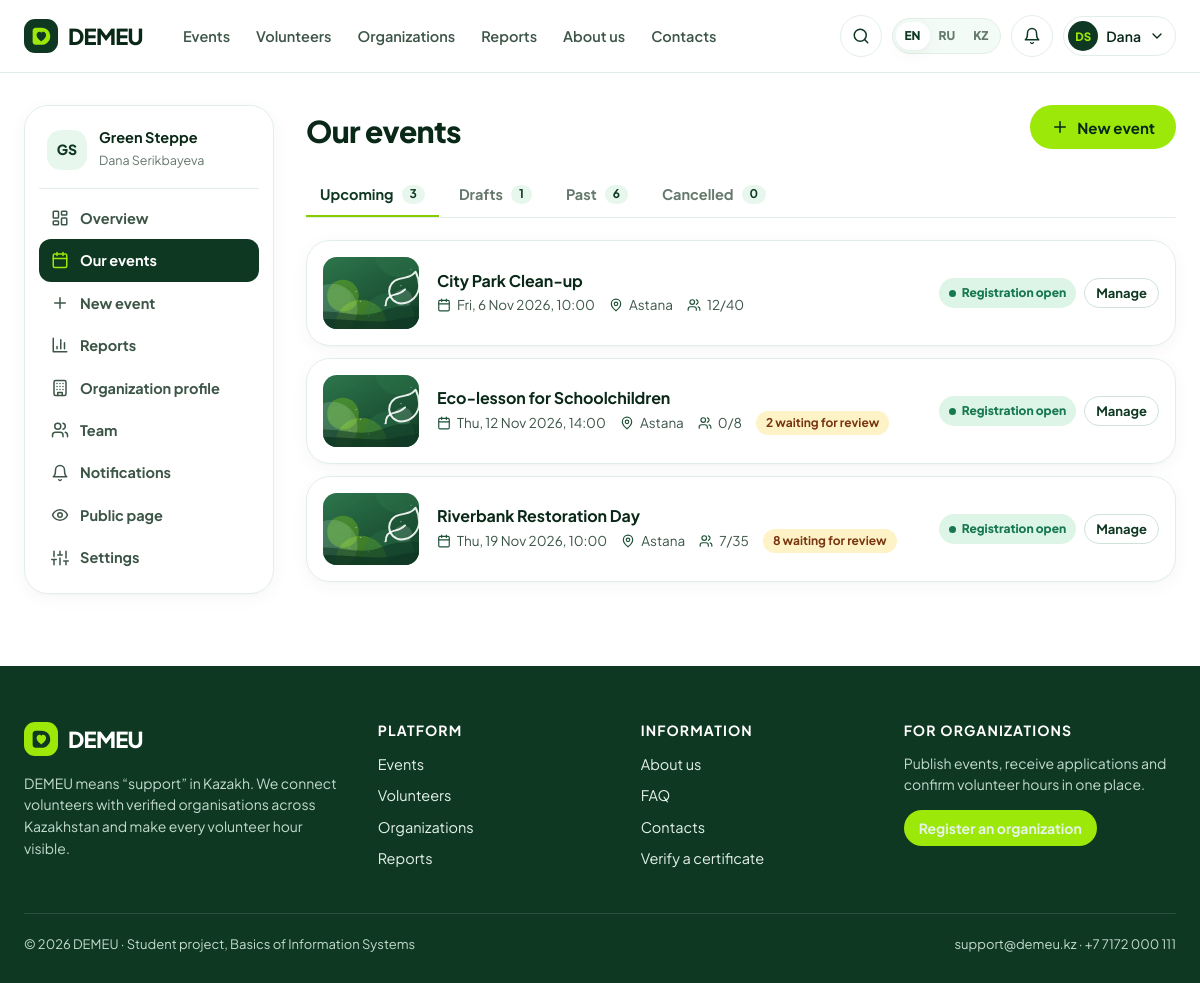
Page /org/events (signed in) on the committed database.
### tables this page shows
CREATE TABLE coordinators (
    coordinator_id INTEGER PRIMARY KEY,
    user_id        INTEGER NOT NULL UNIQUE REFERENCES users(user_id) ON DELETE RESTRICT,
    org_id         INTEGER NOT NULL REFERENCES organizations(org_id) ON DELETE RESTRICT,
    full_name      TEXT NOT NULL CHECK (length(trim(full_name)) >= 3),
    phone          TEXT NOT NULL,
    position       TEXT,
    is_owner       INTEGER NOT NULL DEFAULT 0 CHECK (is_owner IN (0,1)),  -- can manage team & org profile
    created_at     TEXT NOT NULL DEFAULT (datetime('now','localtime'))
);

CREATE TABLE organizations (
    org_id           INTEGER PRIMARY KEY,
    name             TEXT NOT NULL UNIQUE,
    bin              TEXT NOT NULL UNIQUE CHECK (length(bin) = 12 AND bin NOT GLOB '*[^0-9]*'),
    org_type         TEXT NOT NULL CHECK (org_type IN ('ngo','foundation','initiative','university','government','business')),
    description      TEXT NOT NULL,
    city_id          INTEGER NOT NULL REFERENCES cities(city_id) ON DELETE RESTRICT,
    address          TEXT NOT NULL,
    email            TEXT NOT NULL,
    phone            TEXT NOT NULL,
    website          TEXT,
    logo_path        TEXT,
    founded_year     INTEGER CHECK (founded_year BETWEEN 1950 AND 2100),
    status           TEXT NOT NULL DEFAULT 'pending'
                     CHECK (status IN ('pending','verified','rejected','suspended')),
    status_comment   TEXT,                     -- reason for rejection / suspension
    verified_at      TEXT,
    verified_by      INTEGER REFERENCES users(user_id) ON DELETE SET NULL,
    created_at       TEXT NOT NULL DEFAULT (datetime('now','localtime'))
);

CREATE TABLE events (
    event_id              INTEGER PRIMARY KEY,
    org_id                INTEGER NOT NULL REFERENCES organizations(org_id) ON DELETE RESTRICT,
    coordinator_id        INTEGER NOT NULL REFERENCES coordinators(coordinator_id) ON DELETE RESTRICT,
    direction_id          INTEGER NOT NULL REFERENCES directions(direction_id) ON DELETE RESTRICT,
    city_id               INTEGER NOT NULL REFERENCES cities(city_id) ON DELETE RESTRICT,
    title                 TEXT NOT NULL CHECK (length(trim(title)) >= 5),
    summary               TEXT NOT NULL,       -- one line for cards
    description           TEXT NOT NULL,
    address               TEXT NOT NULL,
    starts_at             TEXT NOT NULL,       -- YYYY-MM-DD HH:MM
    ends_at               TEXT NOT NULL,
    registration_deadline TEXT NOT NULL,
    max_volunteers        INTEGER NOT NULL CHECK (max_volunteers BETWEEN 1 AND 1000),
    min_age               INTEGER NOT NULL DEFAULT 14 CHECK (min_age BETWEEN 14 AND 99),
    requires_approval     INTEGER NOT NULL DEFAULT 1 CHECK (requires_approval IN (0,1)),
    requirements          TEXT,                -- what to bring / skills needed
    provided              TEXT,                -- what organisers provide (meals, gloves...)
    cover_path            TEXT,
    status                TEXT NOT NULL DEFAULT 'published'
                          CHECK (status IN ('draft','published','cancelled','completed')),
    cancel_reason         TEXT,
    created_at            TEXT NOT NULL DEFAULT (datetime('now','localtime')),
    updated_at            TEXT,
    CHECK (ends_at > starts_at),
    CHECK (registration_deadline <= starts_at)
);

CREATE TABLE directions (
    direction_id INTEGER PRIMARY KEY,
    slug         TEXT NOT NULL UNIQUE,
    name_en      TEXT NOT NULL,
    name_ru      TEXT NOT NULL,
    name_kk      TEXT NOT NULL,
    icon         TEXT NOT NULL DEFAULT 'heart',
    tone         TEXT NOT NULL DEFAULT 'mint'
                 CHECK (tone IN ('mint','sage','butter','sky','rose','lilac'))
);

CREATE TABLE cities (
    city_id     INTEGER PRIMARY KEY,
    name_en     TEXT NOT NULL UNIQUE,
    name_ru     TEXT NOT NULL,
    name_kk     TEXT NOT NULL,
    region_en   TEXT NOT NULL,
    lat         REAL,
    lng         REAL
);

### demeu/org.py (the view)
@bp.route("/events")
@coordinator_only
def events():
    oid = g.coordinator["org_id"]
    tab = request.args.get("tab", "upcoming")
    now = now_str()
    conds = {
        "upcoming": ("e.status='published' AND e.ends_at >= ?", [now], "e.starts_at"),
        "drafts": ("e.status='draft'", [], "e.created_at DESC"),
        "past": ("e.status IN ('published','completed') AND e.ends_at < ?", [now], "e.starts_at DESC"),
        "cancelled": ("e.status='cancelled'", [], "e.starts_at DESC"),
    }
    cond, args, order = conds.get(tab, conds["upcoming"])
    rows = query(S.EVENT_SELECT + f" WHERE e.org_id=? AND {cond} ORDER BY {order}", [oid] + args)
    counts = {k: scalar(f"SELECT COUNT(*) FROM events e WHERE e.org_id=? AND {c}", [oid] + a)
              for k, (c, a, _o) in conds.items()}
    return render_template("org/events.html", rows=rows, tab=tab, counts=counts)

### demeu/core.py (called while the page is built)
def get_lang():
    lang = session.get("lang")
    if lang in LANGS:
        return lang
    best = request.accept_languages.best_match(["en", "ru", "kk"]) if request else None
    return best or "en"

def _(key, **params):
    entry = TRANSLATIONS.get(key)
    if entry is None:
        text = key
    else:
        lang = g.get("lang", "en")
        text = entry.get(lang) or entry.get("en") or key
    if params:
        try:
            text = text.format(**params)
        except (KeyError, IndexError):
            pass
    return text

def loc(row, field):
    if row is None:
        return ""
    lang = g.get("lang", "en")
    keys = row.keys() if hasattr(row, "keys") else row
    for k in (f"{field}_{lang}", f"{field}_en", field):
        if k in keys and row[k]:
            return row[k]
    return ""

def parse_dt(value):
    if not value:
        return None
    if isinstance(value, datetime):
        return value
    for fmt in (DT_FMT, "%Y-%m-%d %H:%M:%S", "%Y-%m-%d"):
        try:
            return datetime.strptime(value, fmt)
        except ValueError:
            continue
    return None

def fmt_date(value, with_weekday=False, with_year=True):
    d = parse_dt(value)
    if not d:
        return ""
    lang = g.get("lang", "en")
    s = f"{d.day} {MONTHS[lang][d.month - 1]}"
    if with_year:
        s += f" {d.year}"
    if with_weekday:
        s = f"{WEEKDAYS[lang][d.weekday()]}, " + s
    return s

def fmt_time(value):
    d = parse_dt(value)
    return d.strftime("%H:%M") if d else ""

def now_str():
    return datetime.now().strftime(DT_FMT)

def initials(name):
    parts = [p for p in (name or "").split() if p]
    return "".join(p[0] for p in parts[:2]).upper() or "?"

def event_phase(ev):
    if ev["status"] in ("cancelled", "draft"):
        return ev["status"]
    now = datetime.now()
    if parse_dt(ev["ends_at"]) <= now or ev["status"] == "completed":
        return "finished"
    if parse_dt(ev["starts_at"]) <= now:
        return "ongoing"
    return "upcoming"

def csrf_token():
    tok = session.get("csrf")
    if not tok:
        tok = secrets.token_urlsafe(32)
        session["csrf"] = tok
    return tok

def csrf_field():
    return Markup(f'<input type="hidden" name="csrf_token" value="{csrf_token()}">')

def unread_count():
    if not g.get("user"):
        return 0
    return scalar("SELECT COUNT(*) FROM notifications WHERE user_id=? AND is_read=0",
                  (g.user["user_id"],))

### demeu/templates/org/events.html (shortened to what this page needs)
{% extends "org/_layout.html" %}
{% from "partials/macros.html" import status, cover_url, empty %}
{% block cab %}
<div class="cab-head"><div><h1>{{ _('org_events') }}</h1></div>
  <a class="btn btn-primary" href="{{ url_for('org.event_new') }}">{{ icon('plus') }} {{ _('new_event') }}</a></div>
<nav class="tabs">
  {% for key in ['upcoming', 'drafts', 'past', 'cancelled'] %}
  <a class="{{ 'on' if tab == key }}" href="{{ url_for('org.events', tab=key) }}">{{ _('org_tab_' ~ key) }} <span class="n">{{ counts[key] }}</span></a>
  {% endfor %}
</nav>
{% for ev in rows %}
<div class="card list-card">
  <a class="thumb" href="{{ url_for('org.event_manage', event_id=ev.event_id) }}"><img src="{{ cover_url(ev) }}" alt=""></a>
  <div><h4><a href="{{ url_for('org.event_manage', event_id=ev.event_id) }}">{{ ev.title }}</a></h4>
    <div class="meta"><span>{{ icon('calendar', 14) }}{{ fmt_date(ev.starts_at, True) }}, {{ fmt_time(ev.starts_at) }}</span><span>{{ icon('map-pin', 14) }}{{ loc(ev, 'city_name') }}</span>
      <span>{{ icon('users', 14) }}{{ ev.taken }}/{{ ev.max_volunteers }}</span>
      {% if ev.pending %}<span class="tag tone-butter">{{ _('n_pending_apps', n=ev.pending) }}</span>{% endif %}</div></div>
  <div class="actions">{{ status(event_phase(ev)) }}
    <a class="btn btn-ghost btn-xs" href="{{ url_for('org.event_manage', event_id=ev.event_id) }}">{{ _('manage') }}</a></div>
</div>
{% else %}
  {{ empty('calendar', _('no_events_in_tab'), '', url_for('org.event_new'), _('new_event')) }}
{% endfor %}
{% endblock %}

### demeu/templates/org/_layout.html (shortened to what this page needs)
{% extends "base.html" %}
{% from "partials/macros.html" import org_logo, status %}
{% block content %}
{% set ep = request.endpoint %}
<div class="wrap">
  <div class="cabinet">
    <nav class="card side-nav" aria-label="{{ _('org_cabinet') }}">
      <div class="who">{{ org_logo(g.org) }}<div><b>{{ g.org.name }}</b><span class="xs muted">{{ g.coordinator.full_name }}</span></div></div>
      <a class="{{ 'on' if ep == 'org.dashboard' }}" href="{{ url_for('org.dashboard') }}">{{ icon('dashboard') }} {{ _('overview') }}</a>
      <a class="{{ 'on' if ep in ('org.events', 'org.event_manage', 'org.event_edit') }}" href="{{ url_for('org.events') }}">{{ icon('calendar') }} {{ _('org_events') }}</a>
      <a class="{{ 'on' if ep == 'org.event_new' }}" href="{{ url_for('org.event_new') }}">{{ icon('plus') }} {{ _('new_event') }}</a>
      <a class="{{ 'on' if ep == 'org.reports' }}" href="{{ url_for('org.reports') }}">{{ icon('chart') }} {{ _('nav_reports') }}</a>
      {% if g.coordinator.is_owner %}
      <a class="{{ 'on' if ep == 'org.profile' }}" href="{{ url_for('org.profile') }}">{{ icon('building') }} {{ _('org_profile') }}</a>
      <a class="{{ 'on' if ep == 'org.team' }}" href="{{ url_for('org.team') }}">{{ icon('users') }} {{ _('team') }}</a>
      {% endif %}
      <a href="{{ url_for('auth.notifications') }}">{{ icon('bell') }} {{ _('notifications') }}{% if unread %}<span class="badge">{{ unread }}</span>{% endif %}</a>
      <a href="{{ url_for('public.organization_profile', org_id=g.org.org_id) }}">{{ icon('eye') }} {{ _('org_public_page') }}</a>
      <a href="{{ url_for('auth.settings') }}">{{ icon('sliders') }} {{ _('settings') }}</a>
    </nav>
    <div>
      {% block cab %}{% endblock %}
    </div>
  </div>
</div>
{% endblock %}

### demeu/templates/partials/macros.html (shortened to what this page needs)
{% macro cover_url(ev) -%}
{%- if ev.cover_path -%}{{ media_url(ev.cover_path) }}{%- else -%}{{ url_for('static', filename='img/covers/' ~ (ev.dir_slug or 'ecology') ~ '.svg') }}{%- endif -%}
{%- endmacro %}
{% macro org_logo(o, cls='') -%}
<span class="avatar org {{ cls }}">{% if o.logo_path or o.org_logo %}<img src="{{ media_url(o.logo_path or o.org_logo) }}" alt="">{% else %}{{ initials(o.name or o.org_name) }}{% endif %}</span>
{%- endmacro %}
{% macro status(value, label_prefix='st_') -%}
<span class="status st-{{ value }}">{{ _(label_prefix ~ value) }}</span>
{%- endmacro %}

### demeu/templates/base.html (shortened to what this page needs)
<!doctype html>
<html lang="{{ 'kk' if lang == 'kk' else lang }}">
<head>
  <link rel="stylesheet" href="{{ url_for('static', filename='css/app.css') }}">
</head>
<body class="{% block body_class %}{% endblock %}">
{% set ep = request.endpoint or '' %}
<header class="site-header">
  <div class="wrap header-inner">
    <a class="logo" href="{{ url_for('public.home') }}" aria-label="DEMEU">
      <span class="logo-mark">{{ logo_mark(22) }}</span>DEMEU
    </a>
    <nav class="nav" aria-label="{{ _('main_menu') }}">
      <a href="{{ url_for('public.events') }}" class="{{ 'active' if ep.startswith('public.event') }}">{{ _('nav_events') }}</a>
      <a href="{{ url_for('public.volunteers') }}" class="{{ 'active' if ep.startswith('public.volunteer') }}">{{ _('nav_volunteers') }}</a>
      <a href="{{ url_for('public.organizations') }}" class="{{ 'active' if ep.startswith('public.organization') }}">{{ _('nav_organizations') }}</a>
      <a href="{{ url_for('public.reports') }}" class="{{ 'active' if ep == 'public.reports' }}">{{ _('nav_reports') }}</a>
      <a href="{{ url_for('public.about') }}" class="{{ 'active' if ep == 'public.about' }}">{{ _('nav_about') }}</a>
      <a href="{{ url_for('public.contacts') }}" class="{{ 'active' if ep == 'public.contacts' }}">{{ _('nav_contacts') }}</a>
    </nav>
    <div class="header-tools">
      <a class="icon-btn hide-md" href="{{ url_for('public.search') }}" aria-label="{{ _('search') }}" title="{{ _('search') }}">{{ icon('search') }}</a>
      <div class="lang-switch" role="group" aria-label="{{ _('language') }}">
        {% for code in LANGS %}
          <a href="{{ url_for('public.set_lang', code=code, next=request.full_path) }}" class="{{ 'on' if code == lang }}" lang="{{ code }}">{{ LANG_LABELS[code] }}</a>
        {% endfor %}
      </div>
      {% if g.user %}
        <a class="icon-btn" href="{{ url_for('auth.notifications') }}" aria-label="{{ _('notifications') }}" title="{{ _('notifications') }}">
          {{ icon('bell') }}{% if unread %}<span class="count">{{ unread if unread < 100 else '99+' }}</span>{% endif %}
        </a>
        {% set person = g.volunteer or g.coordinator %}
        <div class="user-menu">
          <button class="user-btn" data-toggle="user-dd" aria-expanded="false" aria-haspopup="true">
            {% if g.volunteer and g.volunteer.avatar_path %}
              <span class="avatar sm"><img src="{{ url_for('media.public_file', folder=g.volunteer.avatar_path.split('/')[0], name=g.volunteer.avatar_path.split('/')[1]) }}" alt=""></span>
            {% else %}
              <span class="avatar sm">{{ initials(person.full_name if person else g.user.email) }}</span>
            {% endif %}
            <span class="hide-md">{{ (person.full_name.split()[0]) if person else _('role_admin') }}</span>{{ icon('chevron-down', 16) }}
          </button>
        </div>
      {% else %}
        <a class="btn btn-ghost btn-sm hide-md" href="{{ url_for('auth.login', next=request.full_path if ep not in ('auth.login','auth.register') else None) }}">{{ _('login') }}</a>
        <a class="btn btn-primary btn-sm" href="{{ url_for('auth.register') }}">{{ _('join') }}</a>
      {% endif %}
    </div>
  </div>
</header>
<main id="main">{% block content %}{% endblock %}</main>
{% block footer %}
<footer class="site-footer">
  <div class="wrap">
    <div class="footer-grid">
      <div>
        <a class="logo" href="{{ url_for('public.home') }}"><span class="logo-mark">{{ logo_mark(22) }}</span>DEMEU</a>
        <p class="mt-2 small">{{ _('footer_about') }}</p>
      </div>
      <div>
        <h4>{{ _('footer_platform') }}</h4>
        <ul>
          <li><a href="{{ url_for('public.events') }}">{{ _('nav_events') }}</a></li>
          <li><a href="{{ url_for('public.volunteers') }}">{{ _('nav_volunteers') }}</a></li>
          <li><a href="{{ url_for('public.organizations') }}">{{ _('nav_organizations') }}</a></li>
          <li><a href="{{ url_for('public.reports') }}">{{ _('nav_reports') }}</a></li>
        </ul>
      </div>
      <div>
        <h4>{{ _('footer_info') }}</h4>
        <ul>
          <li><a href="{{ url_for('public.about') }}">{{ _('nav_about') }}</a></li>
          <li><a href="{{ url_for('public.about') }}#faq">{{ _('faq') }}</a></li>
          <li><a href="{{ url_for('public.contacts') }}">{{ _('nav_contacts') }}</a></li>
          <li><a href="{{ url_for('public.verify') }}">{{ _('verify_certificate') }}</a></li>
        </ul>
      </div>
      <div>
        <h4>{{ _('footer_for_orgs') }}</h4>
        <p class="small">{{ _('footer_for_orgs_text') }}</p>
        <a class="btn btn-primary btn-sm" href="{{ url_for('auth.register_organization') }}">{{ _('register_org_cta') }}</a>
      </div>
    </div>
    <div class="footer-bottom">
      <span>© {{ 2026 }} DEMEU · {{ _('footer_rights') }}</span>
      <span>support@demeu.kz · +7 7172 000 111</span>
    </div>
  </div>
</footer>
{% endblock %}
</body>
</html>

### rows in the picture
coordinators: full_name "DS", full_name "Dana", coordinator.full_name "Dana Serikbayeva"
organizations: name "GS", org.name "Green Steppe"
events: slug (picture), title "City Park Clean-up", starts_at "Fri, 6 Nov 2026", starts_at "10:00", taken "12", max_volunteers "40"
cities: name_en "Astana"
events: slug (picture), title "Eco-lesson for Schoolchildren", starts_at "Thu, 12 Nov 2026", starts_at "14:00", taken "0", max_volunteers "8"
events: slug (picture), title "Riverbank Restoration Day", starts_at "Thu, 19 Nov 2026", starts_at "10:00", taken "7", max_volunteers "35"

### other values in the picture
{{ LANG_LABELS[code] }} "EN" "RU" "KZ"
{{ counts[key] }} "3" "1" "6" "0"
{{ 2026 }} "2026"
